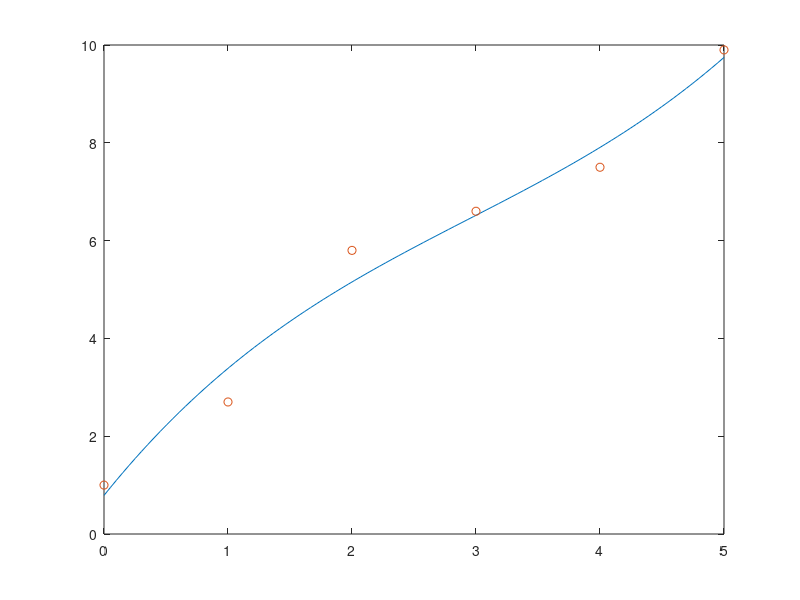

Write the MATLAB code that produced this figure.
close all
clear all

t=[0   1   2   3   4   5];
y=[1 2.7 5.8 6.6 7.5 9.9];

n=3;
    
   [p,S]=polyfit(t,y,n) 
    
   px=linspace(0,5);
   py=polyval(p,linspace(0,5));
   figure(1),plot(px,py,t,y,'o')